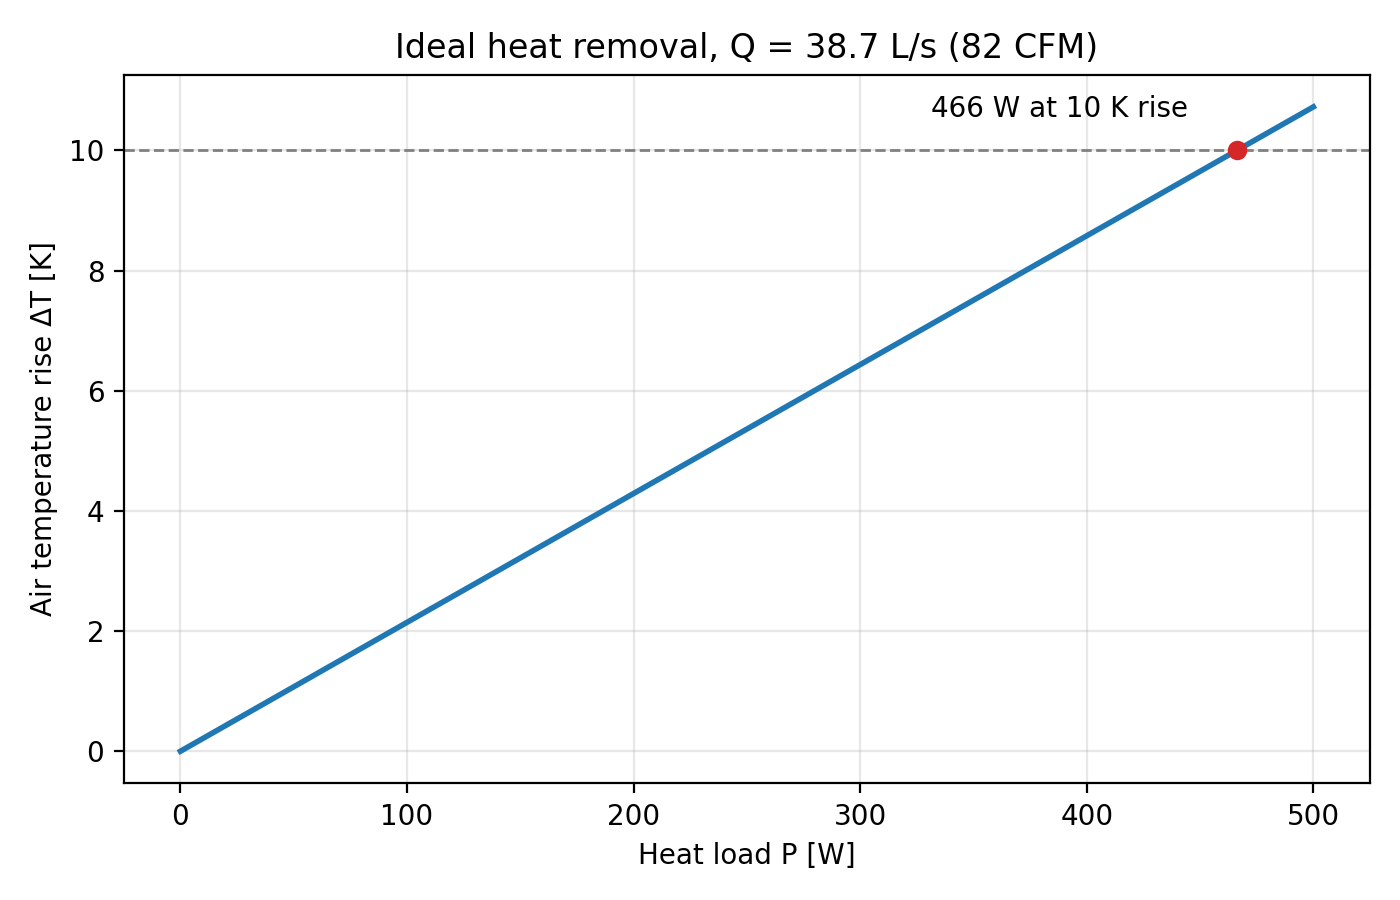

Write Python code to recreate this figure.
import numpy as np
import matplotlib
matplotlib.use("Agg")
import matplotlib.pyplot as plt

# Inputs (from COMSOL run, 1000 RPM placeholder, extra coarse mesh)
Q = (0.038302 + 0.039027) / 2   # m^3/s, mean of the two boundary integrals
rho, cp = 1.2, 1005.0           # air density [kg/m^3], specific heat [J/(kg K)]

P = np.linspace(0, 500, 200)    # heat load [W]
dT = P / (rho * cp * Q)         # ideal air temperature rise [K]

fig, ax = plt.subplots(figsize=(7, 4.5))
ax.plot(P, dT, color="tab:blue", lw=2)
ax.axhline(10, color="gray", ls="--", lw=1)
P10 = 10 * rho * cp * Q
ax.plot([P10], [10], "o", color="tab:red")
ax.annotate(f"{P10:.0f} W at 10 K rise", (P10, 10),
            textcoords="offset points", xytext=(-110, 12))
ax.set_xlabel("Heat load P [W]")
ax.set_ylabel("Air temperature rise ΔT [K]")
ax.set_title(f"Ideal heat removal, Q = {Q*1000:.1f} L/s ({Q*2118.88:.0f} CFM)")
ax.grid(alpha=0.3)
fig.tight_layout()
fig.savefig("/mnt/user-data/outputs/heat_removal_plot.png", dpi=200)
print(f"Q = {Q:.5f} m3/s, rho*cp*Q = {rho*cp*Q:.1f} W/K, P at 10 K = {P10:.0f} W")
